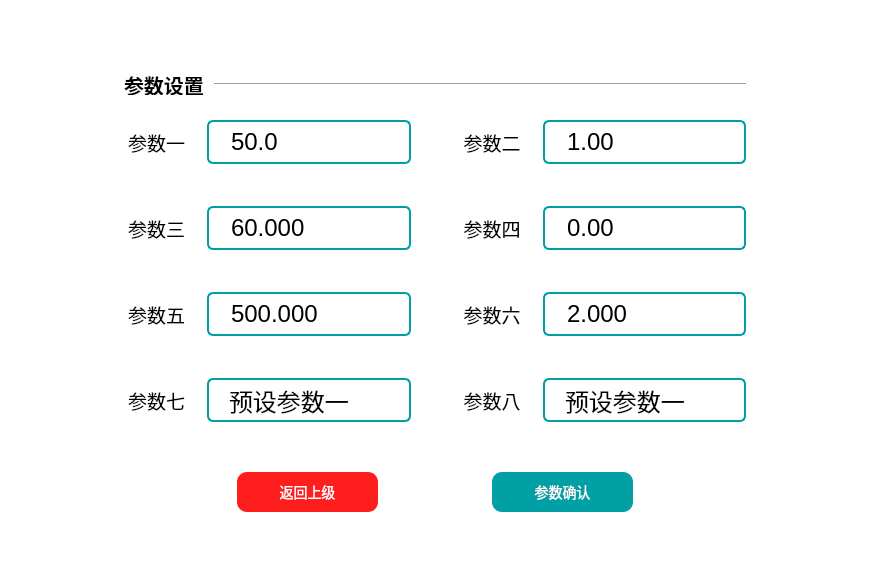
<?xml version="1.0" encoding="UTF-8"?>
<ui version="4.0">
 <class>taskChoiseDialog</class>
 <widget class="QDialog" name="taskChoiseDialog">
  <property name="geometry">
   <rect>
    <x>0</x>
    <y>0</y>
    <width>870</width>
    <height>562</height>
   </rect>
  </property>
  <property name="windowTitle">
   <string>Dialog</string>
  </property>
  <property name="styleSheet">
   <string notr="true">QWidget#taskChoiseDialog
{
	background-color: rgb(255, 255, 255);
	border-radius: 10px;
}</string>
  </property>
  <layout class="QGridLayout" name="gridLayout_2" rowstretch="30,20,10,120,20,20,20" columnstretch="1,5,1">
   <property name="leftMargin">
    <number>0</number>
   </property>
   <property name="topMargin">
    <number>0</number>
   </property>
   <property name="rightMargin">
    <number>0</number>
   </property>
   <property name="bottomMargin">
    <number>0</number>
   </property>
   <property name="spacing">
    <number>0</number>
   </property>
   <item row="0" column="1">
    <spacer name="verticalSpacer_4">
     <property name="orientation">
      <enum>Qt::Vertical</enum>
     </property>
     <property name="sizeHint" stdset="0">
      <size>
       <width>20</width>
       <height>67</height>
      </size>
     </property>
    </spacer>
   </item>
   <item row="1" column="1">
    <layout class="QHBoxLayout" name="horizontalLayout_2" stretch="20,200">
     <property name="spacing">
      <number>10</number>
     </property>
     <item>
      <widget class="QLabel" name="label_titleLeftBotton_3">
       <property name="maximumSize">
        <size>
         <width>16777215</width>
         <height>20</height>
        </size>
       </property>
       <property name="font">
        <font>
         <family>SourceHanSansK-Regular</family>
         <pointsize>-1</pointsize>
         <weight>75</weight>
         <italic>false</italic>
         <bold>true</bold>
        </font>
       </property>
       <property name="styleSheet">
        <string notr="true">QLabel{
font: bold large 'SourceHanSansK-Regular';font-size:20px;
}</string>
       </property>
       <property name="text">
        <string>参数设置</string>
       </property>
      </widget>
     </item>
     <item>
      <widget class="Line" name="line_4">
       <property name="sizePolicy">
        <sizepolicy hsizetype="Preferred" vsizetype="Fixed">
         <horstretch>0</horstretch>
         <verstretch>0</verstretch>
        </sizepolicy>
       </property>
       <property name="maximumSize">
        <size>
         <width>2048</width>
         <height>16777215</height>
        </size>
       </property>
       <property name="orientation">
        <enum>Qt::Horizontal</enum>
       </property>
      </widget>
     </item>
    </layout>
   </item>
   <item row="2" column="1">
    <spacer name="verticalSpacer_5">
     <property name="orientation">
      <enum>Qt::Vertical</enum>
     </property>
     <property name="sizeHint" stdset="0">
      <size>
       <width>20</width>
       <height>20</height>
      </size>
     </property>
    </spacer>
   </item>
   <item row="3" column="0">
    <spacer name="horizontalSpacer_5">
     <property name="orientation">
      <enum>Qt::Horizontal</enum>
     </property>
     <property name="sizeHint" stdset="0">
      <size>
       <width>121</width>
       <height>20</height>
      </size>
     </property>
    </spacer>
   </item>
   <item row="3" column="1">
    <layout class="QGridLayout" name="gridLayout" rowstretch="55,50,55,50,55,50,55" columnstretch="74,230,35,74,230">
     <property name="horizontalSpacing">
      <number>18</number>
     </property>
     <property name="verticalSpacing">
      <number>0</number>
     </property>
     <item row="0" column="0">
      <widget class="QLabel" name="label_7">
       <property name="styleSheet">
        <string notr="true">background-color: rgba(0, 0, 0, 0);
font: 75 14pt ;
color: rgb(0, 0, 0);
</string>
       </property>
       <property name="text">
        <string>参数一</string>
       </property>
       <property name="alignment">
        <set>Qt::AlignCenter</set>
       </property>
      </widget>
     </item>
     <item row="0" column="1">
      <widget class="QLineEdit" name="edit_function1">
       <property name="enabled">
        <bool>true</bool>
       </property>
       <property name="styleSheet">
        <string notr="true">QLineEdit {
background-color: rgba(0, 0, 0, 0);
border-radius: 6px; 
border: 2px solid rgb(1,159,164);
font: 75 18pt ;
color: rgb(0, 0, 0);
padding: 5 20px;

}

QLineEdit:enabled:hover, QLineEdit:enabled:focus {
/* 选中高亮背色 */
border: 2px solid rgb(245,166,35);
}


</string>
       </property>
       <property name="text">
        <string>50.0</string>
       </property>
       <property name="maxLength">
        <number>5</number>
       </property>
      </widget>
     </item>
     <item row="0" column="2">
      <spacer name="horizontalSpacer">
       <property name="orientation">
        <enum>Qt::Horizontal</enum>
       </property>
       <property name="sizeHint" stdset="0">
        <size>
         <width>40</width>
         <height>20</height>
        </size>
       </property>
      </spacer>
     </item>
     <item row="0" column="3">
      <widget class="QLabel" name="label">
       <property name="styleSheet">
        <string notr="true">background-color: rgba(0, 0, 0, 0);
font: 75 14pt ;
color: rgb(0, 0, 0);
</string>
       </property>
       <property name="text">
        <string>参数二</string>
       </property>
       <property name="alignment">
        <set>Qt::AlignCenter</set>
       </property>
      </widget>
     </item>
     <item row="0" column="4">
      <widget class="QLineEdit" name="edit_function2">
       <property name="styleSheet">
        <string notr="true">QLineEdit {
background-color: rgba(0, 0, 0, 0);
border-radius: 6px; 
border: 2px solid rgb(1,159,164);
font: 75 18pt ;
color: rgb(0, 0, 0);
padding: 5 20px;

}

QLineEdit:enabled:hover, QLineEdit:enabled:focus {
/* 选中高亮背色 */
border: 2px solid rgb(245,166,35);
}


</string>
       </property>
       <property name="text">
        <string>1.00</string>
       </property>
       <property name="maxLength">
        <number>5</number>
       </property>
      </widget>
     </item>
     <item row="1" column="1">
      <spacer name="verticalSpacer">
       <property name="orientation">
        <enum>Qt::Vertical</enum>
       </property>
       <property name="sizeHint" stdset="0">
        <size>
         <width>20</width>
         <height>40</height>
        </size>
       </property>
      </spacer>
     </item>
     <item row="2" column="0">
      <widget class="QLabel" name="label_2">
       <property name="styleSheet">
        <string notr="true">background-color: rgba(0, 0, 0, 0);
font: 75 14pt ;
color: rgb(0, 0, 0);
</string>
       </property>
       <property name="text">
        <string>参数三</string>
       </property>
       <property name="alignment">
        <set>Qt::AlignCenter</set>
       </property>
      </widget>
     </item>
     <item row="2" column="1">
      <widget class="QLineEdit" name="edit_function3">
       <property name="styleSheet">
        <string notr="true">QLineEdit {
background-color: rgba(0, 0, 0, 0);
border-radius: 6px; 
border: 2px solid rgb(1,159,164);
font: 75 18pt ;
color: rgb(0, 0, 0);
padding: 5 20px;

}

QLineEdit:enabled:hover, QLineEdit:enabled:focus {
/* 选中高亮背色 */
border: 2px solid rgb(245,166,35);
}


</string>
       </property>
       <property name="text">
        <string>60.000</string>
       </property>
       <property name="maxLength">
        <number>8</number>
       </property>
      </widget>
     </item>
     <item row="2" column="3">
      <widget class="QLabel" name="label_3">
       <property name="styleSheet">
        <string notr="true">background-color: rgba(0, 0, 0, 0);
font: 75 14pt ;
color: rgb(0, 0, 0);
</string>
       </property>
       <property name="text">
        <string>参数四</string>
       </property>
       <property name="alignment">
        <set>Qt::AlignCenter</set>
       </property>
      </widget>
     </item>
     <item row="2" column="4">
      <widget class="QLineEdit" name="edit_function4">
       <property name="styleSheet">
        <string notr="true">QLineEdit {
background-color: rgba(0, 0, 0, 0);
border-radius: 6px; 
border: 2px solid rgb(1,159,164);
font: 75 18pt ;
color: rgb(0, 0, 0);
padding: 5 20px;

}

QLineEdit:enabled:hover, QLineEdit:enabled:focus {
/* 选中高亮背色 */
border: 2px solid rgb(245,166,35);
}


</string>
       </property>
       <property name="text">
        <string>0.00</string>
       </property>
       <property name="maxLength">
        <number>6</number>
       </property>
      </widget>
     </item>
     <item row="3" column="1">
      <spacer name="verticalSpacer_2">
       <property name="orientation">
        <enum>Qt::Vertical</enum>
       </property>
       <property name="sizeHint" stdset="0">
        <size>
         <width>20</width>
         <height>18</height>
        </size>
       </property>
      </spacer>
     </item>
     <item row="4" column="0">
      <widget class="QLabel" name="label_10">
       <property name="styleSheet">
        <string notr="true">background-color: rgba(0, 0, 0, 0);
font: 75 14pt ;
color: rgb(0, 0, 0);
</string>
       </property>
       <property name="text">
        <string>参数五</string>
       </property>
       <property name="alignment">
        <set>Qt::AlignCenter</set>
       </property>
      </widget>
     </item>
     <item row="4" column="1">
      <widget class="QLineEdit" name="edit_function5">
       <property name="styleSheet">
        <string notr="true">QLineEdit {
background-color: rgba(0, 0, 0, 0);
border-radius: 6px; 
border: 2px solid rgb(1,159,164);
font: 75 18pt ;
color: rgb(0, 0, 0);
padding: 5 20px;

}

QLineEdit:enabled:hover, QLineEdit:enabled:focus {
/* 选中高亮背色 */
border: 2px solid rgb(245,166,35);
}


</string>
       </property>
       <property name="text">
        <string>500.000</string>
       </property>
       <property name="maxLength">
        <number>11</number>
       </property>
      </widget>
     </item>
     <item row="4" column="3">
      <widget class="QLabel" name="label_14">
       <property name="styleSheet">
        <string notr="true">background-color: rgba(0, 0, 0, 0);
font: 75 14pt ;
color: rgb(0, 0, 0);
</string>
       </property>
       <property name="text">
        <string>参数六</string>
       </property>
       <property name="alignment">
        <set>Qt::AlignCenter</set>
       </property>
      </widget>
     </item>
     <item row="4" column="4">
      <widget class="QLineEdit" name="edit_function6">
       <property name="styleSheet">
        <string notr="true">QLineEdit {
background-color: rgba(0, 0, 0, 0);
border-radius: 6px; 
border: 2px solid rgb(1,159,164);
font: 75 18pt ;
color: rgb(0, 0, 0);
padding: 5 20px;

}

QLineEdit:enabled:hover, QLineEdit:enabled:focus {
/* 选中高亮背色 */
border: 2px solid rgb(245,166,35);
}


</string>
       </property>
       <property name="text">
        <string>2.000</string>
       </property>
       <property name="maxLength">
        <number>8</number>
       </property>
      </widget>
     </item>
     <item row="5" column="1">
      <spacer name="verticalSpacer_3">
       <property name="orientation">
        <enum>Qt::Vertical</enum>
       </property>
       <property name="sizeHint" stdset="0">
        <size>
         <width>20</width>
         <height>28</height>
        </size>
       </property>
      </spacer>
     </item>
     <item row="6" column="0">
      <widget class="QLabel" name="label_13">
       <property name="styleSheet">
        <string notr="true">background-color: rgba(0, 0, 0, 0);
font: 75 14pt ;
color: rgb(0, 0, 0);
</string>
       </property>
       <property name="text">
        <string>参数七</string>
       </property>
       <property name="alignment">
        <set>Qt::AlignCenter</set>
       </property>
      </widget>
     </item>
     <item row="6" column="1">
      <widget class="QComboBox" name="com_function7">
       <property name="styleSheet">
        <string notr="true">QComboBox{font: large rgb(255, 255, 255);font-size:14px;border-width:2px;
	color: rgb(0,0,0);
	background-color: rgba(255, 255, 255, 0);
	border-color:rgba(1,159,164,1);
	border-style: solid;
	border-radius:6px;
	 padding: 5px 20px;
	font: 75 18pt ;
	color: rgb(0, 0, 0);
}

QComboBox::down-arrow {image: url(:/images/Down_normalBlue.png);}
QComboBox::down-arrow:hover{image: url(:/images/Down_hover.png);}
QComboBox::down-arrow:pressed{image: url(:/images/Down_normalBlue.png);}

QComboBox::drop-down {
subcontrol-origin: padding;
subcontrol-position: top right;
width: 30px;
border-left-width: 0px;
border-left-color: gray;
border-left-style: solid;
border-top-right-radius: 3px;
border-bottom-right-radius: 3px;}</string>
       </property>
       <item>
        <property name="text">
         <string>预设参数一</string>
        </property>
       </item>
       <item>
        <property name="text">
         <string>预设参数二</string>
        </property>
       </item>
       <item>
        <property name="text">
         <string>预设参数三</string>
        </property>
       </item>
      </widget>
     </item>
     <item row="6" column="3">
      <widget class="QLabel" name="label_15">
       <property name="styleSheet">
        <string notr="true">background-color: rgba(0, 0, 0, 0);
font: 75 14pt ;
color: rgb(0, 0, 0);
</string>
       </property>
       <property name="text">
        <string>参数八</string>
       </property>
       <property name="alignment">
        <set>Qt::AlignCenter</set>
       </property>
      </widget>
     </item>
     <item row="6" column="4">
      <widget class="QComboBox" name="com_function8">
       <property name="styleSheet">
        <string notr="true">QComboBox{font: large rgb(255, 255, 255);font-size:14px;border-width:2px;
	color: rgb(0,0,0);
	background-color: rgba(255, 255, 255, 0);
	border-color:rgba(1,159,164,1);
	border-style: solid;
	border-radius:6px;
	 padding: 5px 20px;
	font: 75 18pt ;
	color: rgb(0, 0, 0);
}

QComboBox::down-arrow {image: url(:/images/Down_normalBlue.png);}
QComboBox::down-arrow:hover{image: url(:/images/Down_hover.png);}
QComboBox::down-arrow:pressed{image: url(:/images/Down_normalBlue.png);}

QComboBox::drop-down {
subcontrol-origin: padding;
subcontrol-position: top right;
width: 30px;
border-left-width: 0px;
border-left-color: gray;
border-left-style: solid;
border-top-right-radius: 3px;
border-bottom-right-radius: 3px;}</string>
       </property>
       <item>
        <property name="text">
         <string>预设参数一</string>
        </property>
       </item>
       <item>
        <property name="text">
         <string>预设参数二</string>
        </property>
       </item>
      </widget>
     </item>
    </layout>
   </item>
   <item row="3" column="2">
    <spacer name="horizontalSpacer_6">
     <property name="orientation">
      <enum>Qt::Horizontal</enum>
     </property>
     <property name="sizeHint" stdset="0">
      <size>
       <width>121</width>
       <height>20</height>
      </size>
     </property>
    </spacer>
   </item>
   <item row="4" column="1">
    <spacer name="verticalSpacer_6">
     <property name="orientation">
      <enum>Qt::Vertical</enum>
     </property>
     <property name="sizeHint" stdset="0">
      <size>
       <width>20</width>
       <height>44</height>
      </size>
     </property>
    </spacer>
   </item>
   <item row="5" column="1">
    <layout class="QHBoxLayout" name="horizontalLayout" stretch="80,100,80,100,80">
     <property name="spacing">
      <number>0</number>
     </property>
     <item>
      <spacer name="horizontalSpacer_3">
       <property name="orientation">
        <enum>Qt::Horizontal</enum>
       </property>
       <property name="sizeHint" stdset="0">
        <size>
         <width>40</width>
         <height>20</height>
        </size>
       </property>
      </spacer>
     </item>
     <item>
      <widget class="QPushButton" name="btn_clearDate">
       <property name="sizePolicy">
        <sizepolicy hsizetype="Preferred" vsizetype="Fixed">
         <horstretch>0</horstretch>
         <verstretch>0</verstretch>
        </sizepolicy>
       </property>
       <property name="minimumSize">
        <size>
         <width>100</width>
         <height>40</height>
        </size>
       </property>
       <property name="maximumSize">
        <size>
         <width>200</width>
         <height>40</height>
        </size>
       </property>
       <property name="styleSheet">
        <string notr="true">QPushButton{ font: bold large 'SourceHanSansK-Regular';font-size:14px;
                                border: 0px solid;
                                background-color:rgba(255, 30, 30, 1);
                                color:rgba(255, 255, 255,1);
                                border-radius: 10px;
                                }
                                QPushButton:disabled{
                                background-color:#DCDCDC;
                                border-radius:10px;
                                color:#FFFFFF;    
                                }
                                QPushButton:hover{
                                border: 0px solid;
                                background-color:rgba(255, 87, 87,1);
                                color:rgba(255, 255, 255,1);
                                border-radius:10px;
                                opacity:0.2;
                                }
                                QPushButton:pressed{
                                background-color:rgba(56, 60, 73,1);
                                color:rgba(255, 255, 255,1);
                                border-radius:10px;
                                }</string>
       </property>
       <property name="text">
        <string>返回上级</string>
       </property>
      </widget>
     </item>
     <item>
      <spacer name="horizontalSpacer_2">
       <property name="orientation">
        <enum>Qt::Horizontal</enum>
       </property>
       <property name="sizeHint" stdset="0">
        <size>
         <width>40</width>
         <height>20</height>
        </size>
       </property>
      </spacer>
     </item>
     <item>
      <widget class="QPushButton" name="btn_export">
       <property name="sizePolicy">
        <sizepolicy hsizetype="Preferred" vsizetype="Fixed">
         <horstretch>0</horstretch>
         <verstretch>0</verstretch>
        </sizepolicy>
       </property>
       <property name="minimumSize">
        <size>
         <width>100</width>
         <height>40</height>
        </size>
       </property>
       <property name="maximumSize">
        <size>
         <width>200</width>
         <height>40</height>
        </size>
       </property>
       <property name="styleSheet">
        <string notr="true">QPushButton{ font: bold large 'SourceHanSansK-Regular';font-size:14px;
                                border: 0px solid;
                                background-color:rgb(1, 160, 165);
                                color:rgba(255, 255, 255,1);
                                border-radius: 10px;
                                }
                                QPushButton:disabled{
                                background-color:#DCDCDC;
                                border-radius:10px;
                                color:#FFFFFF;    
                                }
                                QPushButton:hover{
                                border: 0px solid;
                                background-color:rgba(88, 164, 176,1);
                                color:rgba(255, 255, 255,1);
                                border-radius:10px;
                                opacity:0.2;
                                }
                                QPushButton:pressed{
                                background-color:rgba(58, 108, 116,1);
                                color:rgba(255, 255, 255,1);
                                border-radius:10px;
                                }</string>
       </property>
       <property name="text">
        <string>参数确认</string>
       </property>
      </widget>
     </item>
     <item>
      <spacer name="horizontalSpacer_4">
       <property name="orientation">
        <enum>Qt::Horizontal</enum>
       </property>
       <property name="sizeHint" stdset="0">
        <size>
         <width>40</width>
         <height>20</height>
        </size>
       </property>
      </spacer>
     </item>
    </layout>
   </item>
   <item row="6" column="1">
    <spacer name="verticalSpacer_7">
     <property name="orientation">
      <enum>Qt::Vertical</enum>
     </property>
     <property name="sizeHint" stdset="0">
      <size>
       <width>20</width>
       <height>44</height>
      </size>
     </property>
    </spacer>
   </item>
  </layout>
 </widget>
 <resources/>
 <connections/>
</ui>
